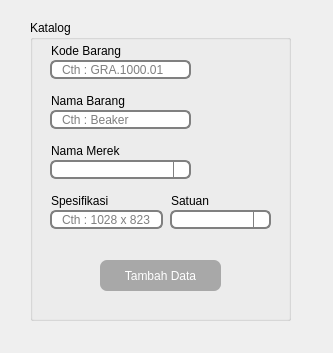
<?xml version="1.0" encoding="UTF-8"?>
<ui version="4.0">
 <class>Form</class>
 <widget class="QWidget" name="Form">
  <property name="geometry">
   <rect>
    <x>0</x>
    <y>0</y>
    <width>333</width>
    <height>353</height>
   </rect>
  </property>
  <property name="windowTitle">
   <string>Tambah Data Katalog</string>
  </property>
  <property name="windowIcon">
   <iconset resource="../data/ui/logo.qrc">
    <normaloff>:/newPrefix/logo.png</normaloff>:/newPrefix/logo.png</iconset>
  </property>
  <widget class="QGroupBox" name="groupBox">
   <property name="geometry">
    <rect>
     <x>30</x>
     <y>20</y>
     <width>261</width>
     <height>301</height>
    </rect>
   </property>
   <property name="title">
    <string>Katalog</string>
   </property>
   <widget class="QLabel" name="label_3">
    <property name="geometry">
     <rect>
      <x>10</x>
      <y>120</y>
      <width>111</width>
      <height>21</height>
     </rect>
    </property>
    <property name="styleSheet">
     <string notr="true">QLabel {color:black;border:0px;font: 13px &quot;Open Sans&quot;;
padding: 0 8px;}
</string>
    </property>
    <property name="text">
     <string>Nama Merek</string>
    </property>
   </widget>
   <widget class="QLabel" name="label_6">
    <property name="geometry">
     <rect>
      <x>130</x>
      <y>170</y>
      <width>111</width>
      <height>21</height>
     </rect>
    </property>
    <property name="styleSheet">
     <string notr="true">QLabel {color:black;border:0px;font: 13px &quot;Open Sans&quot;;
padding: 0 8px;}
</string>
    </property>
    <property name="text">
     <string>Satuan</string>
    </property>
   </widget>
   <widget class="QLineEdit" name="nama_barang">
    <property name="geometry">
     <rect>
      <x>20</x>
      <y>90</y>
      <width>141</width>
      <height>19</height>
     </rect>
    </property>
    <property name="styleSheet">
     <string notr="true">border: 2px solid gray;
border-radius: 6px;
padding: 0 8px;
min-height: 15px ;
max-height:15px;
selection-background-color: darkgray;</string>
    </property>
    <property name="placeholderText">
     <string>Cth : Beaker</string>
    </property>
   </widget>
   <widget class="QLineEdit" name="kode_barang">
    <property name="geometry">
     <rect>
      <x>20</x>
      <y>40</y>
      <width>141</width>
      <height>19</height>
     </rect>
    </property>
    <property name="styleSheet">
     <string notr="true">border: 2px solid gray;
border-radius: 6px;
padding: 0 8px;
min-height: 15px ;
max-height:15px;
selection-background-color: darkgray;</string>
    </property>
    <property name="placeholderText">
     <string>Cth : GRA.1000.01</string>
    </property>
   </widget>
   <widget class="QLabel" name="label_4">
    <property name="geometry">
     <rect>
      <x>10</x>
      <y>170</y>
      <width>111</width>
      <height>21</height>
     </rect>
    </property>
    <property name="styleSheet">
     <string notr="true">QLabel {color:black;border:0px;font: 13px &quot;Open Sans&quot;;
padding: 0 8px;}
</string>
    </property>
    <property name="text">
     <string>Spesifikasi</string>
    </property>
   </widget>
   <widget class="QLineEdit" name="spesifikasi">
    <property name="geometry">
     <rect>
      <x>20</x>
      <y>190</y>
      <width>113</width>
      <height>19</height>
     </rect>
    </property>
    <property name="styleSheet">
     <string notr="true">border: 2px solid gray;
border-radius: 6px;
padding: 0 8px;
min-height: 15px ;
max-height:15px;
selection-background-color: darkgray;</string>
    </property>
    <property name="placeholderText">
     <string>Cth : 1028 x 823</string>
    </property>
   </widget>
   <widget class="QLabel" name="label_2">
    <property name="geometry">
     <rect>
      <x>10</x>
      <y>70</y>
      <width>111</width>
      <height>21</height>
     </rect>
    </property>
    <property name="styleSheet">
     <string notr="true">QLabel {color:black;border:0px;font: 13px &quot;Open Sans&quot;;
padding: 0 8px;}
</string>
    </property>
    <property name="text">
     <string>Nama Barang</string>
    </property>
   </widget>
   <widget class="QLabel" name="label">
    <property name="geometry">
     <rect>
      <x>10</x>
      <y>20</y>
      <width>111</width>
      <height>21</height>
     </rect>
    </property>
    <property name="styleSheet">
     <string notr="true">QLabel {color:black;border:0px;font: 13px &quot;Open Sans&quot;;
padding: 0 8px;}
</string>
    </property>
    <property name="text">
     <string>Kode Barang</string>
    </property>
   </widget>
   <widget class="QPushButton" name="confirmBtn">
    <property name="geometry">
     <rect>
      <x>70</x>
      <y>240</y>
      <width>121</width>
      <height>31</height>
     </rect>
    </property>
    <property name="styleSheet">
     <string notr="true">QPushButton {color:white; background-color:rgb(168, 168, 168);border:0px;font: 13px &quot;Open Sans&quot;;
border-radius: 7px;

padding: 0 8px;}


QPushButton:pressed {
    background-color: qlineargradient(x1: 0, y1: 0, x2: 0, y2: 1,
                                      stop: 0 #dadbde, stop: 1 #f6f7fa);
}


QPushButton:hover {
  background-color:rgb(61, 61, 61)
}

</string>
    </property>
    <property name="text">
     <string>Tambah Data</string>
    </property>
   </widget>
   <widget class="CustomComboBox" name="nama_merek">
    <property name="geometry">
     <rect>
      <x>20</x>
      <y>140</y>
      <width>141</width>
      <height>19</height>
     </rect>
    </property>
    <property name="styleSheet">
     <string notr="true">QComboBox {border: 2px solid gray;
border-radius:6px;
padding: 0 8px;
min-height: 15px ;
max-height:15px;
selection-background-color: darkgray; }

QComboBox::drop-down {
    subcontrol-origin: padding;
    subcontrol-position: top right;
    width: 15px;

    border-left-width: 1px;
    border-left-color: gray;
    border-left-style: solid; /* just a single line */
  	border-top-right-radius: 6px; /* same radius as the QComboBox */
    border-bottom-right-radius: 6px;
}

QComboBox::down-arrow {
	image: url(:/newPrefix/drop-down-arrow.png);
	width: 13px;
    height: 13px;
}

QComboBox::down-arrow:on { /* shift the arrow when popup is open */
    top: 1px;
    left: 1px;
}

QComboBox QAbstractItemView {
    border: 3px solid darkgray;
    selection-background-color: gray;
}</string>
    </property>
    <property name="editable">
     <bool>true</bool>
    </property>
    <property name="currentText">
     <string/>
    </property>
    <property name="currentIndex">
     <number>-1</number>
    </property>
    <property name="maxCount">
     <number>2147483647</number>
    </property>
    <property name="placeholderText">
     <string notr="true">Pilih Merek</string>
    </property>
   </widget>
   <widget class="QComboBox" name="satuan_spesifikasi">
    <property name="geometry">
     <rect>
      <x>140</x>
      <y>190</y>
      <width>101</width>
      <height>19</height>
     </rect>
    </property>
    <property name="styleSheet">
     <string notr="true">QComboBox {border: 2px solid gray;
border-radius:6px;
padding: 0 8px;
min-height: 15px ;
max-height:15px;
selection-background-color: darkgray; }

QComboBox::drop-down {
    subcontrol-origin: padding;
    subcontrol-position: top right;
    width: 15px;

    border-left-width: 1px;
    border-left-color: gray;
    border-left-style: solid; /* just a single line */
  	border-top-right-radius: 6px; /* same radius as the QComboBox */
    border-bottom-right-radius: 6px;
}

QComboBox::down-arrow {
	image: url(:/newPrefix/drop-down-arrow.png);
	width: 13px;
    height: 13px;
}

QComboBox::down-arrow:on { /* shift the arrow when popup is open */
    top: 1px;
    left: 1px;
}

QComboBox QAbstractItemView {
    border: 3px solid darkgray;
    selection-background-color: gray;
}</string>
    </property>
    <property name="editable">
     <bool>true</bool>
    </property>
    <property name="currentText">
     <string/>
    </property>
    <property name="currentIndex">
     <number>-1</number>
    </property>
    <property name="maxCount">
     <number>2147483647</number>
    </property>
    <property name="placeholderText">
     <string notr="true">Pilih Merek</string>
    </property>
   </widget>
  </widget>
 </widget>
 <customwidgets>
  <customwidget>
   <class>CustomComboBox</class>
   <extends>QComboBox</extends>
   <header>MyWidgets</header>
  </customwidget>
 </customwidgets>
 <tabstops>
  <tabstop>kode_barang</tabstop>
  <tabstop>nama_barang</tabstop>
  <tabstop>nama_merek</tabstop>
  <tabstop>spesifikasi</tabstop>
  <tabstop>satuan_spesifikasi</tabstop>
  <tabstop>confirmBtn</tabstop>
 </tabstops>
 <resources>
  <include location="../data/ui/logo.qrc"/>
 </resources>
 <connections/>
</ui>
